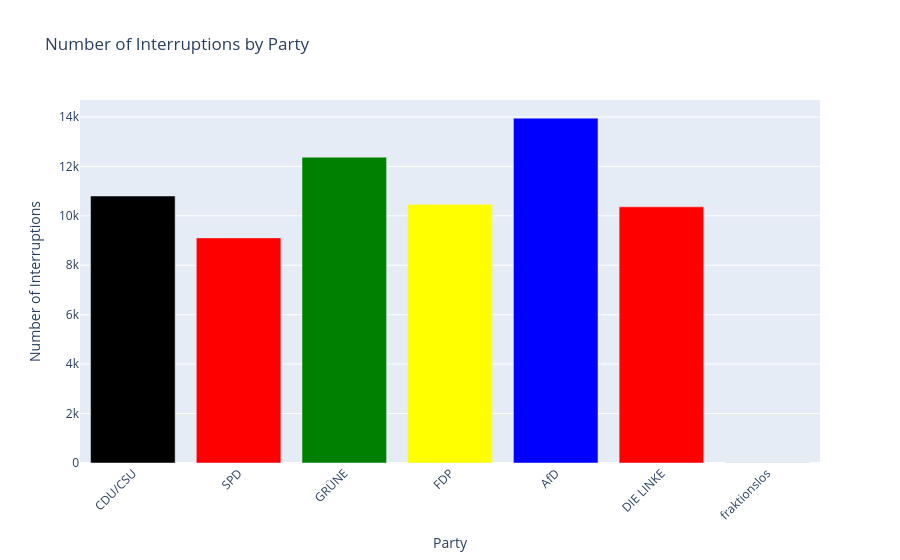

Write notebook code for a chart like this one.
### Markdown cell above
## 19. Bundestag

### Code cell
start_date_19, end_date_19 = '2017-10-24', '2021-09-07'
df_interruptions_num_19 = get_interruption_count_for_timespan(start_date_19, end_date_19)
plot_interruption_numbers_per_party(df_interruptions_num_19)

### Figure 1 — Plotly figure (JSON) as saved in the notebook; plotly's stock layout.template omitted (floating-point values rounded to 4 significant figures)
{"data": [{"marker": {"color": ["black", "red", "green", "yellow", "blue", "red", "gray"]}, "type": "bar", "x": ["CDU/CSU", "SPD", "GRÜNE", "FDP", "AfD", "DIE LINKE", "fraktionslos"], "y": [10801, 9107, 12373, 10463, 13951, 10363, 6]}], "layout": {"title": {"text": "Number of Interruptions by Party"}, "xaxis": {"tickangle": -45, "title": {"text": "Party"}}, "yaxis": {"autorange": true, "title": {"text": "Number of Interruptions"}}}}
